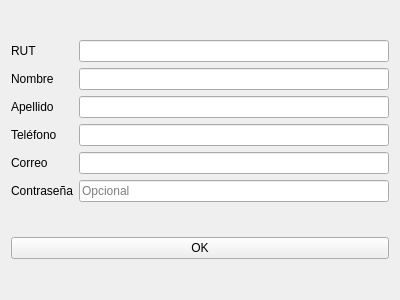
<?xml version="1.0" encoding="UTF-8"?>
<ui version="4.0">
 <class>Form</class>
 <widget class="QWidget" name="Form">
  <property name="geometry">
   <rect>
    <x>0</x>
    <y>0</y>
    <width>400</width>
    <height>300</height>
   </rect>
  </property>
  <property name="windowTitle">
   <string>Agregar/Editar Gerente</string>
  </property>
  <layout class="QGridLayout" name="gridLayout">
   <item row="0" column="0">
    <layout class="QVBoxLayout" name="verticalLayout">
     <item>
      <widget class="QLabel" name="label_6">
       <property name="text">
        <string>RUT</string>
       </property>
      </widget>
     </item>
     <item>
      <widget class="QLabel" name="label">
       <property name="text">
        <string>Nombre</string>
       </property>
      </widget>
     </item>
     <item>
      <widget class="QLabel" name="label_2">
       <property name="text">
        <string>Apellido</string>
       </property>
      </widget>
     </item>
     <item>
      <widget class="QLabel" name="label_3">
       <property name="text">
        <string>Teléfono</string>
       </property>
      </widget>
     </item>
     <item>
      <widget class="QLabel" name="label_4">
       <property name="text">
        <string>Correo</string>
       </property>
      </widget>
     </item>
     <item>
      <widget class="QLabel" name="label_5">
       <property name="text">
        <string>Contraseña</string>
       </property>
      </widget>
     </item>
    </layout>
   </item>
   <item row="0" column="1">
    <layout class="QVBoxLayout" name="verticalLayout_2">
     <item>
      <widget class="QLineEdit" name="rut_input"/>
     </item>
     <item>
      <widget class="QLineEdit" name="name_input"/>
     </item>
     <item>
      <widget class="QLineEdit" name="last_name_input"/>
     </item>
     <item>
      <widget class="QLineEdit" name="phone_input"/>
     </item>
     <item>
      <widget class="QLineEdit" name="mail_input"/>
     </item>
     <item>
      <widget class="QLineEdit" name="password_input">
       <property name="inputMask">
        <string/>
       </property>
       <property name="echoMode">
        <enum>QLineEdit::Normal</enum>
       </property>
       <property name="placeholderText">
        <string>Opcional</string>
       </property>
      </widget>
     </item>
    </layout>
   </item>
   <item row="1" column="0" colspan="2">
    <widget class="QPushButton" name="ok_button">
     <property name="text">
      <string>OK</string>
     </property>
    </widget>
   </item>
  </layout>
 </widget>
 <resources/>
 <connections/>
</ui>
